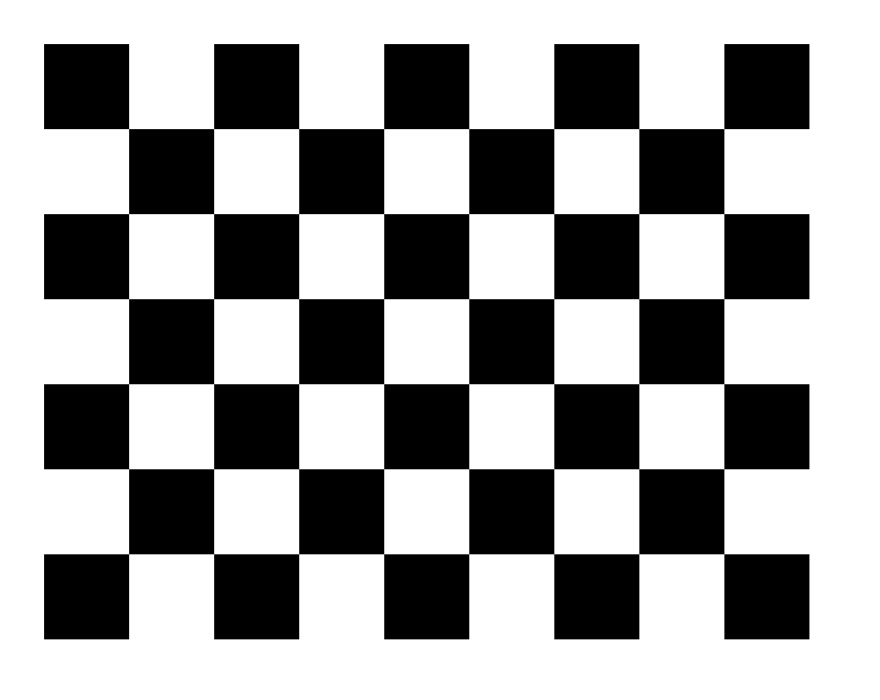
#> input picture cv_lab/lab11/chess.png, 4400 x 3500 px (shown at 1/5 size)
$ jupyter execute --allow-errors lab11.ipynb
#> lines starting #> are read from the running program, lines starting #| are printed output that depends on the picture; after the words box and inside, x2 and y2 are one past the last pixel; in counts of white or black regions, pixels touching at a corner belong together
[cell 1]
import numpy as np
import cv2 as cv
from skimage import img_as_float
from PIL import Image
import time

def show(img):
    if (len(img.shape) == 2):
        display(Image.fromarray(img));
    else:
        display(Image.fromarray(img[:,:,::-1]));

def nothing(x):
    pass
# [4 lines of commented-out code are left out]
filename = '001.png'
img = cv.imread(filename)
#img=cv.resize(img, (500,500), interpolation = cv.INTER_AREA)

#> (the rest of this cell did not finish here and is left out)

[cell 2]
import numpy as np
import cv2 as cv
from skimage import img_as_float
from PIL import Image
import time

def show(img):
    if (len(img.shape) == 2):
        display(Image.fromarray(img));
    else:
        display(Image.fromarray(img[:,:,::-1]));
filename = '002.png'
img = cv.imread(filename)
#img=cv.resize(img, (500,500), interpolation = cv.INTER_AREA)

#> (the rest of this cell did not finish here and is left out)

[cell 3]
import numpy as np
import cv2 as cv
from skimage import img_as_float
from PIL import Image
import time

def show(img):
    if (len(img.shape) == 2):
        display(Image.fromarray(img));
    else:
        display(Image.fromarray(img[:,:,::-1]));
filename = '003.png'
img = cv.imread(filename)
#img=cv.resize(img, (500,500), interpolation = cv.INTER_AREA)
#> (the rest of this cell did not finish here and is left out)

[cell 4]
import numpy as np
import cv2 as cv
from skimage import img_as_float
from PIL import Image
import time

def show(img):
    if (len(img.shape) == 2):
        display(Image.fromarray(img));
    else:
        display(Image.fromarray(img[:,:,::-1]));
filename = '004.png'
img = cv.imread(filename)
#img=cv.resize(img, (500,500), interpolation = cv.INTER_AREA)
#> (the rest of this cell did not finish here and is left out)

[cell 5]
import numpy as np
import cv2 as cv
from skimage import img_as_float
from PIL import Image
import time

def show(img):
    if (len(img.shape) == 2):
        display(Image.fromarray(img));
    else:
        display(Image.fromarray(img[:,:,::-1]));
filename = '005.png'
img = cv.imread(filename)
#img=cv.resize(img, (500,500), interpolation = cv.INTER_AREA)
#> (the rest of this cell did not finish here and is left out)

[cell 6]
import numpy as np
import cv2 as cv
from skimage import img_as_float
from PIL import Image
import time

def show(img):
    if (len(img.shape) == 2):
        display(Image.fromarray(img));
    else:
        display(Image.fromarray(img[:,:,::-1]));
filename = '006.png'
img = cv.imread(filename)
#img=cv.resize(img, (500,500), interpolation = cv.INTER_AREA)
#> (the rest of this cell did not finish here and is left out)

[cell 7]
import numpy as np
import cv2 as cv
from skimage import img_as_float
from PIL import Image
import time

def show(img):
    if (len(img.shape) == 2):
        display(Image.fromarray(img));
    else:
        display(Image.fromarray(img[:,:,::-1]));
filename = 'chess.png'
img = cv.imread(filename)
#> img is the input picture: shape (3500, 4400, 3); min 0, max 255, mean 159.2
img=cv.resize(img, (500,500), interpolation = cv.INTER_AREA)
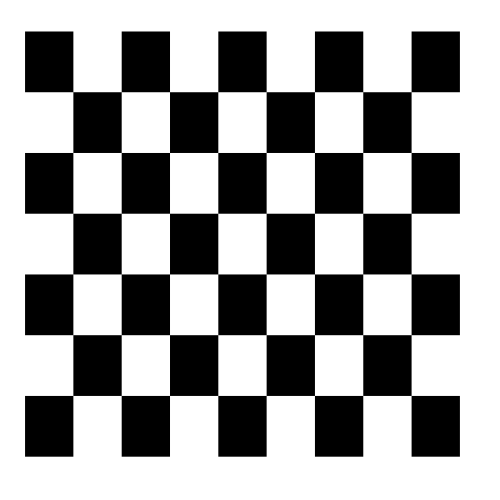
#> img: shape (500, 500, 3); min 0, max 255, mean 159.2
gray = cv.cvtColor(img,cv.COLOR_BGR2GRAY)
gray = np.float32(gray)
time1=time.time()
dst = cv.cornerHarris(gray,2,3,0.04)
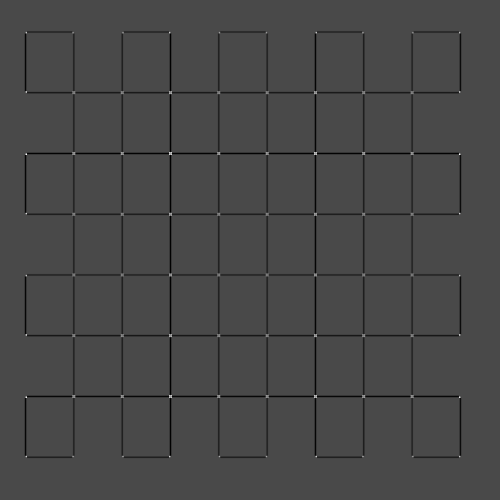
#> dst: shape (500, 500) float32; min -166497728, max 411269696, mean -4362802.5; drawn with min black and max white
dst = cv.dilate(dst,None)
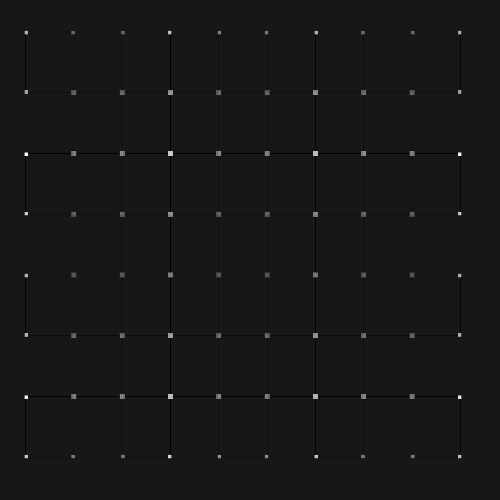
#> dst: shape (500, 500) float32; min -40971520, max 411269696, mean 717687.4; drawn with min black and max white
img[dst>0.05*dst.max()]=[0,0,255]
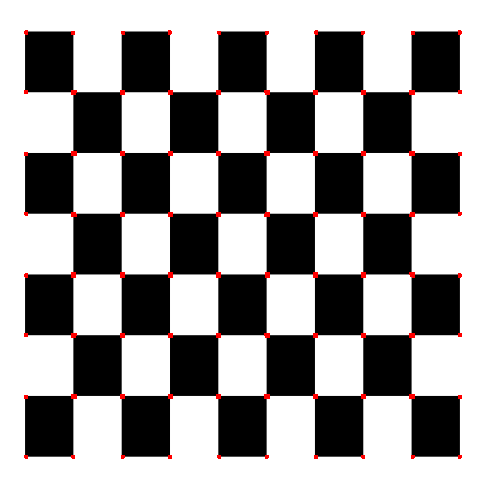
#> img: shape (500, 500, 3); 0.72% of pixels changed, all inside (x1, y1, x2, y2) = (24, 30, 462, 459)
time2=time.time()-time1
print("time="+str(time2))
#image = cv.putText(img, 'OpenCV', (15,15),2 , cv.FONT_HERSHEY_SIMPLEX, (255, 0, 0), 2, cv.LINE_AA)
cv.imshow( 'output',img)
if cv.waitKey(0) & 0xff == 27:
#> (key Esc is pressed here)
    cv.imwrite('chessout.jpg', img)
    cv.destroyAllWindows()
show(img)
